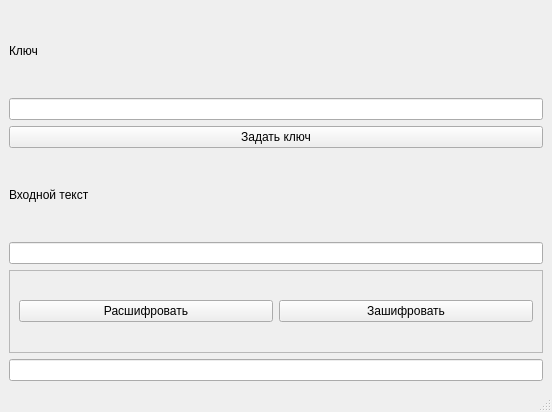
<?xml version="1.0" encoding="UTF-8"?>
<ui version="4.0">
 <class>MainWindow</class>
 <widget class="QMainWindow" name="MainWindow">
  <property name="geometry">
   <rect>
    <x>0</x>
    <y>0</y>
    <width>552</width>
    <height>412</height>
   </rect>
  </property>
  <property name="windowTitle">
   <string>Шифр Хилла</string>
  </property>
  <widget class="QWidget" name="centralwidget">
   <layout class="QVBoxLayout" name="verticalLayout">
    <item>
     <widget class="QLabel" name="label">
      <property name="text">
       <string>Ключ</string>
      </property>
     </widget>
    </item>
    <item>
     <widget class="QLineEdit" name="lineEditKey"/>
    </item>
    <item>
     <widget class="QPushButton" name="btnSetKey">
      <property name="text">
       <string>Задать ключ</string>
      </property>
     </widget>
    </item>
    <item>
     <widget class="QLabel" name="label_2">
      <property name="text">
       <string>Входной текст</string>
      </property>
     </widget>
    </item>
    <item>
     <widget class="QLineEdit" name="lineEditOpenText"/>
    </item>
    <item>
     <widget class="QFrame" name="frame">
      <property name="frameShape">
       <enum>QFrame::StyledPanel</enum>
      </property>
      <property name="frameShadow">
       <enum>QFrame::Raised</enum>
      </property>
      <layout class="QHBoxLayout" name="horizontalLayout">
       <item>
        <widget class="QPushButton" name="btnDecrypt">
         <property name="text">
          <string>Расшифровать</string>
         </property>
        </widget>
       </item>
       <item>
        <widget class="QPushButton" name="btnEncrypt">
         <property name="text">
          <string>Зашифровать</string>
         </property>
        </widget>
       </item>
      </layout>
     </widget>
    </item>
    <item>
     <widget class="QLineEdit" name="lineEditCiphertext"/>
    </item>
   </layout>
  </widget>
  <widget class="QMenuBar" name="menubar">
   <property name="geometry">
    <rect>
     <x>0</x>
     <y>0</y>
     <width>552</width>
     <height>21</height>
    </rect>
   </property>
  </widget>
  <widget class="QStatusBar" name="statusbar"/>
 </widget>
 <resources/>
 <connections/>
</ui>
